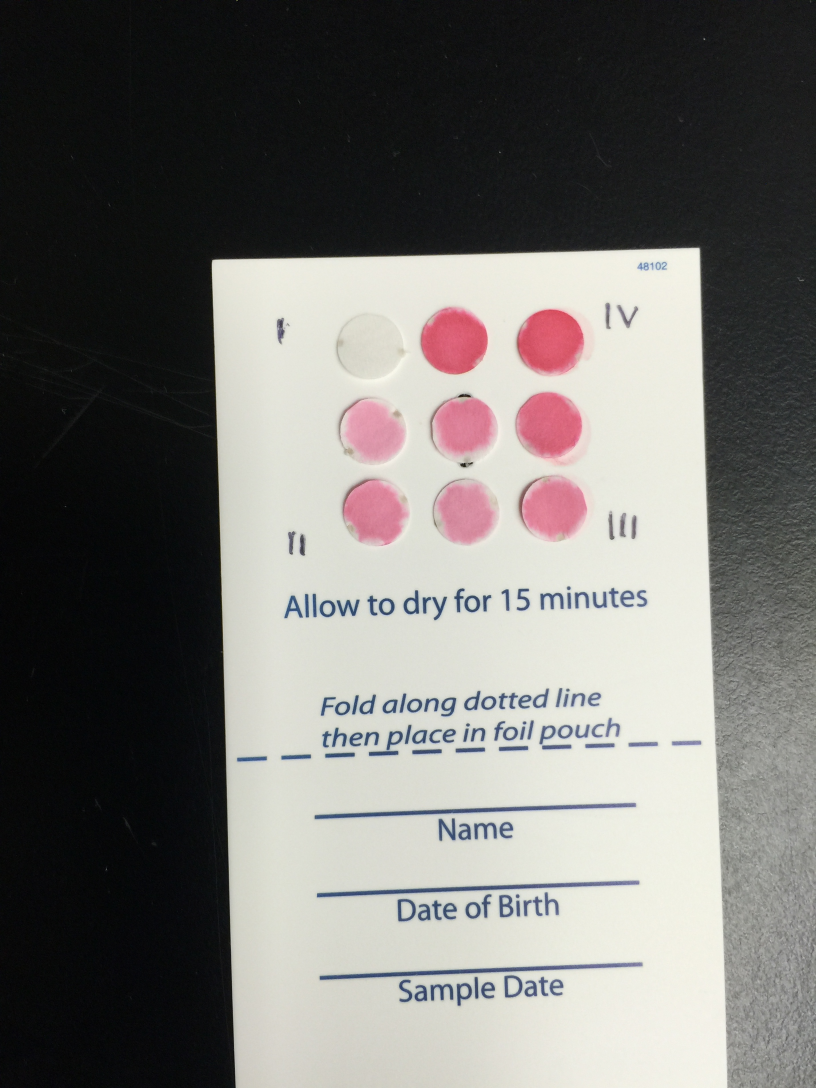
//> input picture BloodTest/test.jpg, 2448 x 3264 px (shown at 1/3 size)
$ ./blood test.jpg   (built with g++ and OpenCV 4)
//> lines starting //> are read from the running program, lines starting //| are printed output that depends on the picture; after the words box and inside, x2 and y2 are one past the last pixel; in counts of white or black regions, pixels touching at a corner belong together
#include <iostream>
#include <array>
#include <limits>

#include <opencv2/core/core.hpp>
#include <opencv2/imgproc/imgproc.hpp>
#include <opencv2/highgui/highgui.hpp>

namespace
{
    const size_t cSamplesPoints = 8;
    const cv::Point cAreaShift(60, 60);

    enum class SampleType
    {
        C1,
        C2,
        C3,
        C4,
        C5,
        C6,
        QC1,
        QC2,
        Tested
    };
}

// [4 lines left out: function showHelp, not called in this run]

void showImage(const cv::Mat &image)
{
    static const char *cWindowName = "Image";
    cv::namedWindow(cWindowName, cv::WINDOW_AUTOSIZE);
    cv::imshow(cWindowName, image);
    cv::waitKey(0);
}

std::map<SampleType, double> buildConcentrationBySampleMap()
{
    std::map<SampleType, double> concentrationMap;
    concentrationMap[SampleType::C1] = 0.0;
    concentrationMap[SampleType::C2] = 62.5;
    concentrationMap[SampleType::C3] = 125.0;
    concentrationMap[SampleType::C4] = 250.0;
    concentrationMap[SampleType::C5] = 500.0;
    concentrationMap[SampleType::C6] = 1000.0;
    concentrationMap[SampleType::QC1] = 156.0;
    concentrationMap[SampleType::QC2] = 750.0;
    return concentrationMap;
}

double concentrationBySampleType(SampleType sampleType)
{
    static const auto cConcMap = buildConcentrationBySampleMap();
    assert(cConcMap.count(sampleType) > 0);
    return cConcMap.at(sampleType);
}

cv::Mat buildRedMask(const cv::Mat &image)
{
    cv::Mat hsvImage;
    cv::cvtColor(image, hsvImage, cv::COLOR_BGR2HSV);

    cv::Mat lowerRange;
    cv::Mat upperRange;
    cv::inRange(hsvImage, cv::Scalar(0, 50, 50), cv::Scalar(10, 255, 255), lowerRange);
    cv::inRange(hsvImage, cv::Scalar(160, 50, 50), cv::Scalar(179, 255, 255), upperRange);
    lowerRange += upperRange;

    const int erosion_type = cv::MORPH_ELLIPSE;
    const int erosion_size = 15;
    const cv::Mat element = cv::getStructuringElement(erosion_type,
                                                cv::Size(2 * erosion_size + 1, 2 * erosion_size + 1),
                                                cv::Point(erosion_size, erosion_size));

    cv::erode(lowerRange, lowerRange, element);
    return lowerRange;
}

std::array<cv::Point, cSamplesPoints> findSamplesPoints(const cv::Mat &image)
{
    cv::Mat filteredImage = buildRedMask(image);

    std::vector<cv::Point> nonZeroPoints;
    cv::findNonZero(filteredImage, nonZeroPoints);

    cv::Mat inputData(nonZeroPoints.size(), 2, CV_32F);
    for (size_t i = 0; i < nonZeroPoints.size(); ++i) {
        inputData.at<float>(i, 0) = nonZeroPoints[i].x;
        inputData.at<float>(i, 1) = nonZeroPoints[i].y;
    }

    cv::Mat labels;
    cv::Mat clustersCenters;

    static const int cIterations = 10000;
    static const float cEps = 0.001;
    static const int cTrials = 5;

    const auto termCriteria = cv::TermCriteria(
            CV_TERMCRIT_ITER | CV_TERMCRIT_EPS,
            cIterations,
            cEps);

    cv::kmeans(inputData, cSamplesPoints, labels, termCriteria,
               cTrials, cv::KMEANS_PP_CENTERS, clustersCenters);

    std::array<cv::Point, cSamplesPoints> pointsCenters;

    for (size_t i = 0; i < cSamplesPoints; ++i) {
        pointsCenters[i] = clustersCenters.at<cv::Point2f>(i);
    }

    return pointsCenters;
}

std::map<SampleType, cv::Point> getMarkedPointsMap(const std::array<cv::Point, cSamplesPoints> &points)
{
    /*
     * Assume the following samples displacement
     *
     *  C1 | QC2 | C6
     *  -------------
     *  C2 | Sam | C5
     *  -------------
     *  C3 | QC1 | C4
     */

    double minDist = std::numeric_limits<double>::max();

    for (size_t i = 0; i + 1 < cSamplesPoints; ++i) {
        for (size_t j = i + 1; j < cSamplesPoints; ++j) {
            minDist = std::min(minDist, cv::norm(points[i] - points[j]));
        }
    }

    auto sortedPoints = points;
    std::sort(sortedPoints.begin(), sortedPoints.end(),
            [minDist](const cv::Point &p1, const cv::Point &p2) {
                return p1.x + minDist / 2 < p2.x || (abs(p1.x - p2.x) < minDist / 2 && p1.y < p2.y);
    });

    const std::array<SampleType, cSamplesPoints> sortedSampleTypes = {
        SampleType::C2,
        SampleType::C3,
        SampleType::QC2,
        SampleType::Tested,
        SampleType::QC1,
        SampleType::C6,
        SampleType::C5,
        SampleType::C4
    };

    std::map<SampleType, cv::Point> markedPointsMap;
    for (size_t i = 0; i < cSamplesPoints; ++i) {
        markedPointsMap[sortedSampleTypes[i]] = sortedPoints[i];
    }

    // add C1 sample position

    const cv::Point c1Point1 = markedPointsMap[SampleType::C2] +
                               (markedPointsMap[SampleType::C2] -
                                markedPointsMap[SampleType::C3]);

    const cv::Point c1Point2 = markedPointsMap[SampleType::QC2] +
                               (markedPointsMap[SampleType::QC2] -
                                markedPointsMap[SampleType::C6]);

    const cv::Point c1PointMean = 0.5 * (c1Point1 + c1Point2);
    markedPointsMap[SampleType::C1] = c1PointMean;
    return markedPointsMap;
}

// [31 lines left out: functions getSamplesRoisMap, getMeanIntensity, not called in this run]

double getConcentrationValue(const cv::Vec2f &model, double intensity)
{
    return std::exp(model[0] * intensity + model[1]) - 1;
}

std::vector<SampleType> getAllSampleTypes()
{
    return {
        SampleType::C1,
        SampleType::C2,
        SampleType::C3,
        SampleType::C4,
        SampleType::C5,
        SampleType::C6,
        SampleType::QC1,
        SampleType::QC2,
        SampleType::Tested,
    };
}

double getMeanIntensity(const cv::Point &origin, const cv::Mat &mask, const cv::Mat &image)
{
    cv::Rect boundingRect;
    cv::Mat cloned = mask.clone();
    static const uchar cColorValue = 1;
    cv::floodFill(cloned, origin, cv::Scalar(cColorValue), &boundingRect);

    double intensitySum = 0;
    size_t qty = 0;

    for (int r = 0; r < boundingRect.height; ++r) {
        for (int c = 0; c < boundingRect.width; ++c) {
            const int row = boundingRect.tl().y + r;
            const int col = boundingRect.tl().x + c;
            if (cloned.at<uchar>(row, col) == cColorValue) {
                intensitySum += image.at<uchar>(row, col);
                qty++;
            }
        }
    }

    return intensitySum / qty;
}

std::map<SampleType, double> buildMeanIntensitiesMap
(
    const std::map<SampleType, cv::Point> &origins,
    const cv::Mat &mask,
    const cv::Mat &image
)
{
    cv::Mat grayscale;
    cv::cvtColor(image, grayscale, cv::COLOR_BGR2GRAY);

    std::map<SampleType, double> intensityMap;
    for (const auto &sampleType : getAllSampleTypes()) {
        intensityMap[sampleType] = getMeanIntensity(origins.at(sampleType), mask, grayscale);
    }

    intensityMap[SampleType::C1] = 255;

    return intensityMap;
}

cv::Vec2f buildLinearLogScaleModel(const std::map<SampleType, double> &intensityMap)
{
    std::vector<cv::Point2f> points;
    for (const auto &r : intensityMap) {
        if (r.first != SampleType::Tested && r.first != SampleType::QC1 && r.first != SampleType::QC2) {
            const auto meanValue = r.second;
            const auto conc = std::log(concentrationBySampleType(r.first) + 1);
            points.emplace_back(meanValue, conc);
        }
    }

    cv::Vec4f line;
    cv::fitLine(points, line, CV_DIST_L1, 0, 0.0001, 0.0001);
    const double b = line[3] - line[1] * (line[2] / line[0]);
    const double k = line[1] / line[0];
    return cv::Vec2f(k, b);
}

std::string sampleTypeName(SampleType sampleType)
{
#define SWITCH_SAMPLE(x) case SampleType::x: return #x;
    switch (sampleType) {
        SWITCH_SAMPLE(C1);
        SWITCH_SAMPLE(C2);
        SWITCH_SAMPLE(C3);
        SWITCH_SAMPLE(C4);
        SWITCH_SAMPLE(C5);
        SWITCH_SAMPLE(C6);
        SWITCH_SAMPLE(QC1);
        SWITCH_SAMPLE(QC2);
        SWITCH_SAMPLE(Tested);
    }
#undef SWITCH_SAMPLE

    assert(false && "All cases must be handled.");
    return "";
}

int main(int argc, char **argv)
{
    if (argc != 2) {
        showHelp();
        return -1;
    }

    cv::Mat image = cv::imread(argv[1]);
//> image is the input picture: 3264 rows x 2448 cols, CV_8UC3; mean B, G, R 112.6, 115.8, 117.4
    if (!image.data) {
        std::cout << "Can't open image: " << argv[1] << std::endl;
        return -1;
    }

    cv::GaussianBlur(image, image, cv::Size(5, 5), 0);

    const auto samplesPoints = findSamplesPoints(image);
//> in buildRedMask, `cv::inRange(hsvImage, cv::Scalar(0, 50, 50), cv::Scalar(10, 255, 255),..`:
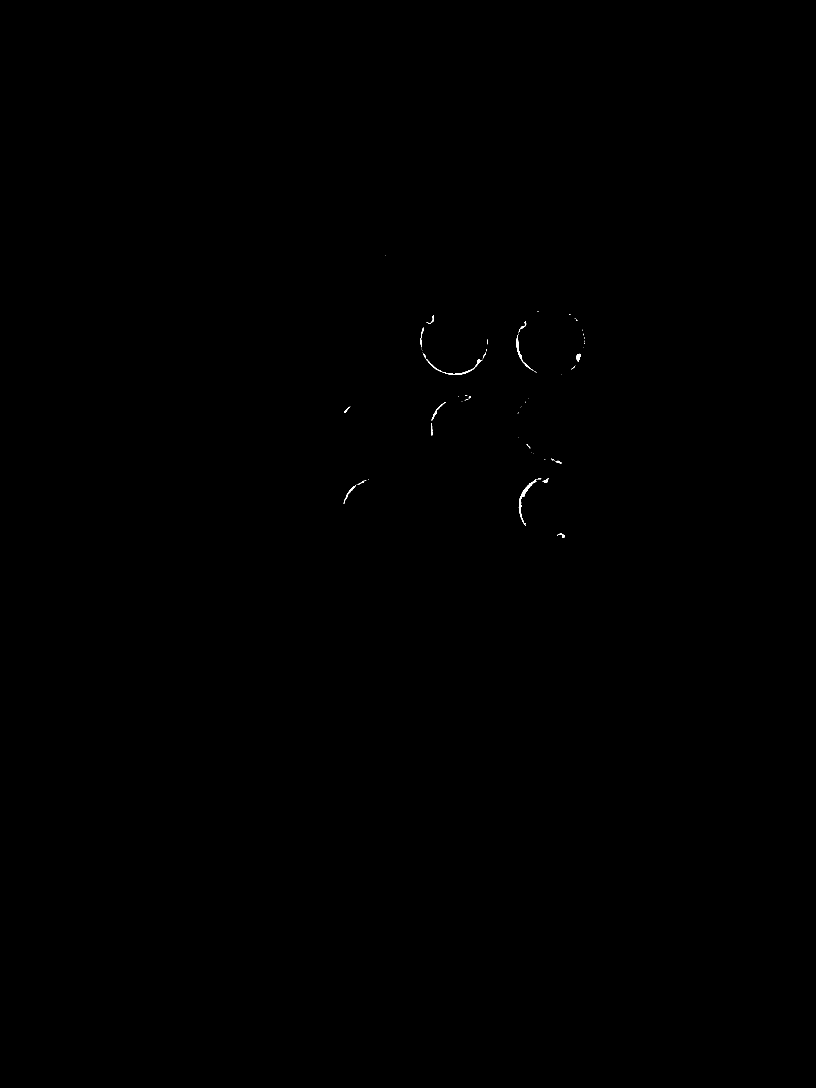
//> lowerRange: 3264 rows x 2448 cols, CV_8UC1 (shown at 1/3 size); 0.05% white; 74 white regions (51 under 20 px), largest, box (x1, y1, x2, y2) and area: (1556, 1438, 1608, 1578) 869, (1277, 1076, 1447, 1125) 593, (1550, 1005, 1601, 1113) 423
//> in buildRedMask, `cv::erode(lowerRange, lowerRange, element);`:
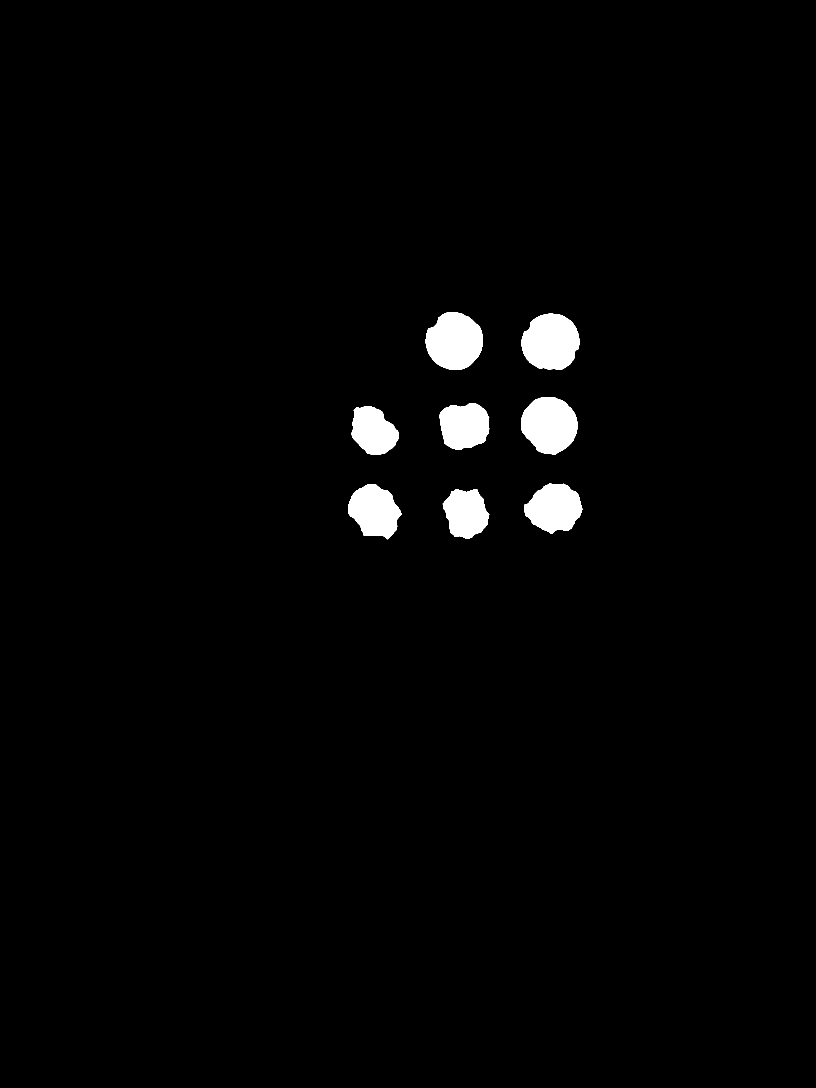
//> lowerRange: 3264 rows x 2448 cols, CV_8UC1 (shown at 1/3 size); 1.9% white; 8 white regions, largest, box (x1, y1, x2, y2) and area: (1565, 941, 1739, 1110) 22904, (1277, 936, 1449, 1110) 22789, (1563, 1191, 1732, 1365) 22132
//> in findSamplesPoints, `cv::findNonZero(filteredImage, nonZeroPoints);`: nonZeroPoints = 150939 items
//> in findSamplesPoints, `cv::Mat inputData(nonZeroPoints.size(), 2, CV_32F);`: inputData = 150939 pairs, first value 0 to 0, second value 0 to 0
//> after the loop in findSamplesPoints, `for (size_t i = 0; i < nonZeroPoints.size(); ++i)`: inputData = 150939 pairs, first value 1044 to 1746, second value 936 to 1617
//> in findSamplesPoints, `cv::kmeans(inputData, cSamplesPoints, labels, termCriteria, cTrials, c..`: clustersCenters = [[1662.3, 1524], [1392.4, 1277.4], [1651.8, 1025.8], [1123.2, 1533.1], [1363.1, 1023.6], [1120.1, 1293], [1648.1, 1274.4], [1397.4, 1539.6]]
//> samplesPoints = 8 Points (x, y): [1662, 1524], [1392, 1277], [1652, 1026], [1123, 1533], [1363, 1024], [1120, 1293], [1648, 1274], [1397, 1540]
    const auto markedPoints = getMarkedPointsMap(samplesPoints);
//> the loop in getMarkedPointsMap, `for (size_t i = 0; i + 1 < cSamplesPoints; ++i)` made 7 passes
//> minDist on passes 1 to 7: 250.4, 250.4, 248, 240, 240, 240, 240
//> after the loop in getMarkedPointsMap, `for (size_t i = 0; i + 1 < cSamplesPoints; ++i)`: minDist = 240
//> in getMarkedPointsMap, `auto sortedPoints = points;`: sortedPoints has the same summary as samplesPoints outside getMarkedPointsMap
//> in getMarkedPointsMap, `std::sort(sortedPoints.begin(), sortedPoints.end(), [minDist](const cv..`: sortedPoints = 8 Points (x, y): [1120, 1293], [1123, 1533], [1363, 1024], [1392, 1277], [1397, 1540], [1652, 1026], [1648, 1274], [1662, 1524]
//> in getMarkedPointsMap, `const cv::Point c1Point1 = markedPointsMap[SampleType::C2] + (markedPo..`: c1Point1 = Point(1117, 1053)
//> in getMarkedPointsMap, `const cv::Point c1Point2 = markedPointsMap[SampleType::QC2] + (markedP..`: c1Point2 = Point(1074, 1022)
//> in getMarkedPointsMap, `const cv::Point c1PointMean = 0.5 * (c1Point1 + c1Point2);`: c1PointMean = Point(1096, 1038)
//> in getMarkedPointsMap, `markedPointsMap[SampleType::C1] = c1PointMean;`: markedPointsMap = 9 items
//> markedPoints = 9 items
    const cv::Mat mask = buildRedMask(image);
    const auto meanIntensityMap = buildMeanIntensitiesMap(markedPoints, mask, image);
//> in buildMeanIntensitiesMap, `cv::cvtColor(image, grayscale, cv::COLOR_BGR2GRAY);`:
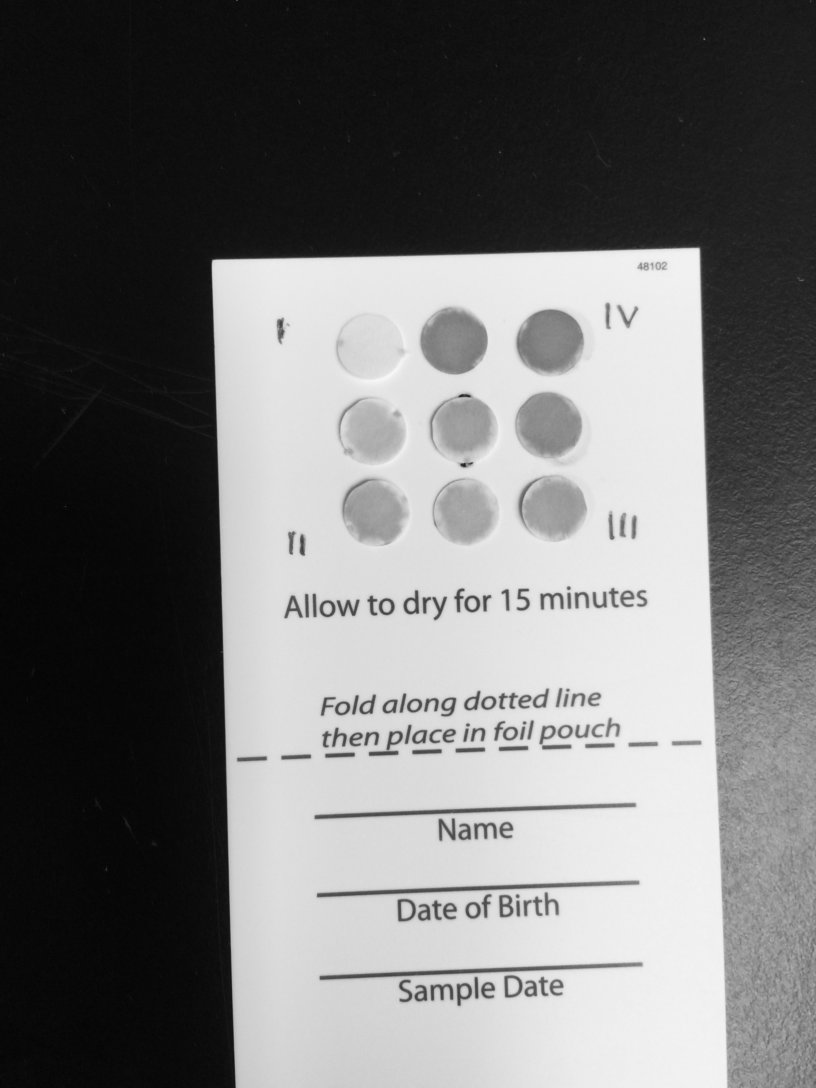
//> grayscale: 3264 rows x 2448 cols, CV_8UC1 (shown at 1/3 size); min 3, max 248, mean 115.9
//> the loop in buildMeanIntensitiesMap, `for (const auto &sampleType : getAllSampleTypes())` made 9 passes
//> boundingRect in getMeanIntensity on passes 1 to 8: Rect(0, 0, 2448, 3264), Rect(1053, 1219, 143, 146), Rect(1044, 1453, 162, 165), Rect(1572, 1450, 175, 152), Rect(1563, 1191, 169, 174), Rect(1565, 941, 174, 169), Rect(1328, 1468, 140, 148), Rect(1277, 936, 172, 174)
//> meanIntensityMap = 9 items
    const cv::Vec2f lineCoef = buildLinearLogScaleModel(meanIntensityMap);
//> the loop in buildLinearLogScaleModel, `for (const auto &r : intensityMap)` made 9 passes
//> (meanValue, conc) on passes 1 to 6: (255, 0), (177.8, 4.15), (158.7, 4.84), (158.5, 5.53), (140.8, 6.22), (130, 6.91)
//> in buildLinearLogScaleModel, `cv::fitLine(points, line, CV_DIST_L1, 0, 0.0001, 0.0001);`: line = [0.999, -0.0544, 197.9, 3.11]
//> in buildLinearLogScaleModel, `const double b = line[3] - line[1] * (line[2] / line[0]);`: b = 13.88
//> in buildLinearLogScaleModel, `const double k = line[1] / line[0];`: k = -0.0544
//> lineCoef = [-0.0544, 13.88]

    for (const auto &sample : getAllSampleTypes()) {
        const auto intensity = meanIntensityMap.at(sample);
        std::cout << sampleTypeName(sample) << ": "<< "Mean intensity = " << intensity << ", "<< "Estimated concentration = " << getConcentrationValue(lineCoef, intensity)<< std::endl;
    }
//> this loop made 9 passes
//> intensity on passes 1 to 8: 255, 177.8, 158.7, 158.5, 140.8, 130, 165.5, 131.1
//> (printed output is left out)

    const auto printVariation = [&lineCoef, &meanIntensityMap] (SampleType sampleType) {
        const auto actualConc =  getConcentrationValue(lineCoef, meanIntensityMap.at(sampleType));
        const auto refConc = concentrationBySampleType(sampleType);
        std::cout << "Variation " << sampleTypeName(sampleType) << " = "<< std::fabs(actualConc - refConc) / refConc * 100 << "%"<< std::endl;
    };

    printVariation(SampleType::QC1);
    printVariation(SampleType::QC2);

    for (int i = 0; i < mask.rows; ++i) {
        for (int j = 0; j < mask.cols; ++j) {
            if (mask.at<uchar>(i, j) == 0) {
                image.at<cv::Vec3b>(i, j) = cv::Vec3b(0, 255, 0);
            }
        }
    }
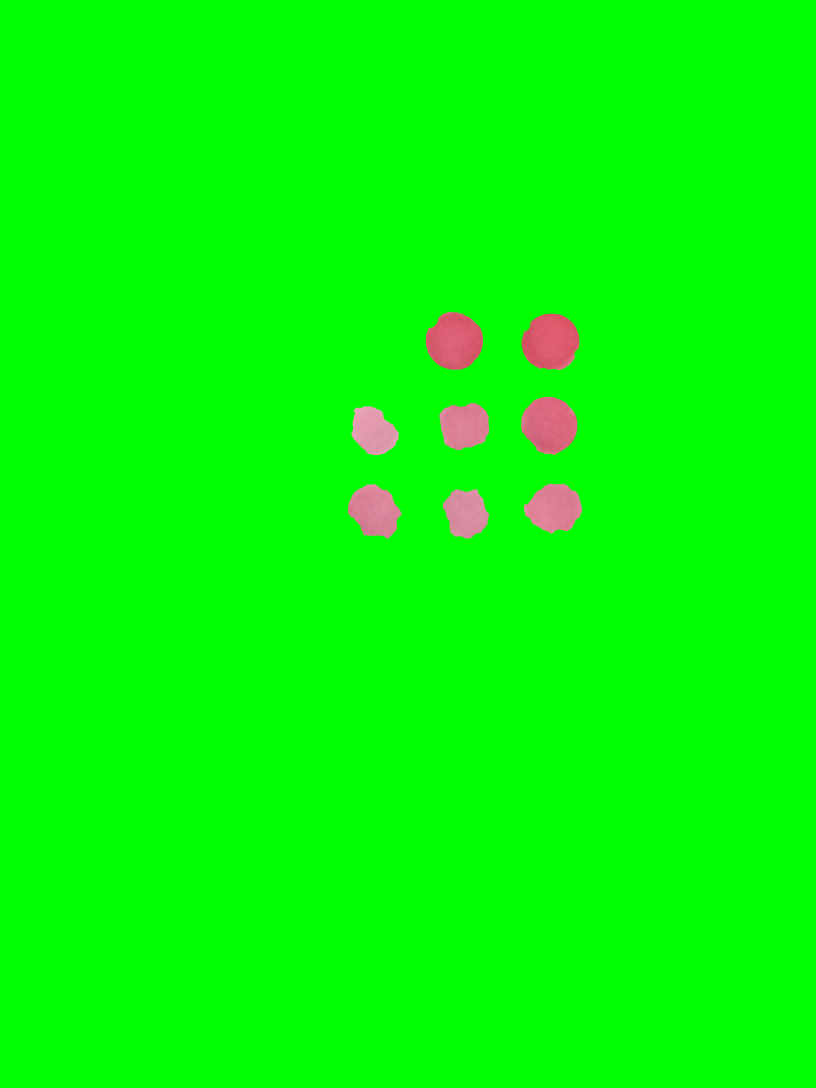
//> image: 3264 rows x 2448 cols, CV_8UC3 (shown at 1/3 size); mean B, G, R 2.6, 252.4, 4.1

    image = cv::Mat(image, cv::Rect(cv::Point(1000, 900), cv::Size(800, 800)));
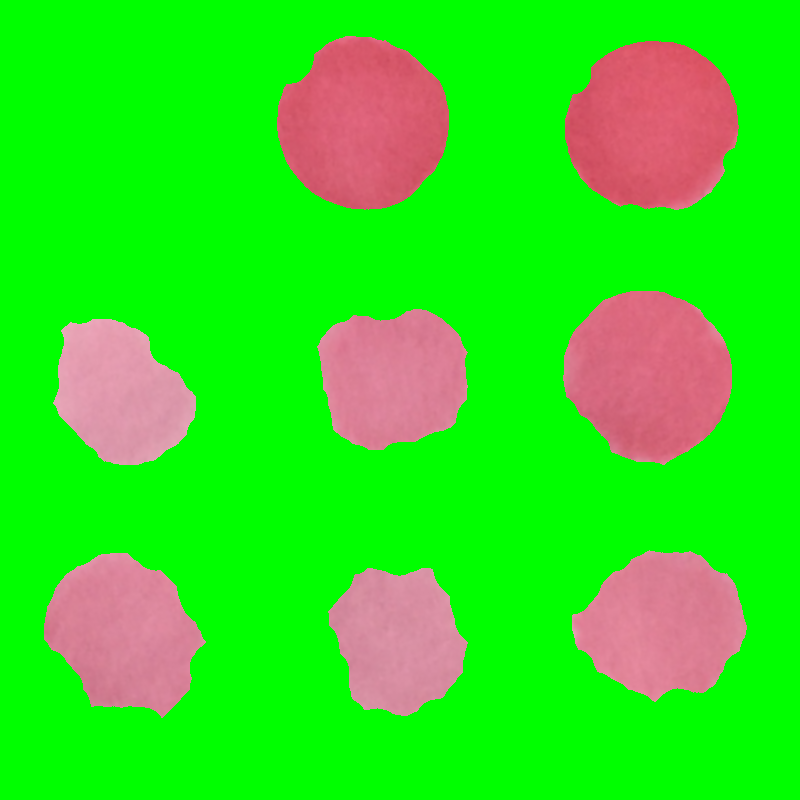
//> image: 800 rows x 800 cols, CV_8UC3; mean B, G, R 32.5, 222.6, 51.5
    showImage(image);

    return 0;
}
